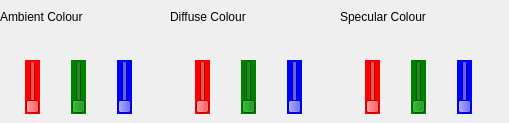
      <widget class="QWidget" name="colorTab">
       <attribute name="title">
        <string>Light Colours</string>
       </attribute>
       <widget class="QWidget" name="verticalLayoutWidget">
        <property name="geometry">
         <rect>
          <x>0</x>
          <y>10</y>
          <width>160</width>
          <height>104</height>
         </rect>
        </property>
        <layout class="QVBoxLayout" name="AmbientColorLayout">
         <item>
          <widget class="QLabel" name="label">
           <property name="text">
            <string>Ambient Colour</string>
           </property>
          </widget>
         </item>
         <item>
          <widget class="QWidget" name="colorWidget" native="true">
           <property name="minimumSize">
            <size>
             <width>0</width>
             <height>24</height>
            </size>
           </property>
           <property name="autoFillBackground">
            <bool>true</bool>
           </property>
          </widget>
         </item>
         <item>
          <layout class="QHBoxLayout" name="horizontalLayout_9">
           <item>
            <widget class="QSlider" name="redSlider">
             <property name="styleSheet">
              <string notr="true">background-color: red;
color: rgb(0, 0, 0);
handle-color: black;</string>
             </property>
             <property name="orientation">
              <enum>Qt::Vertical</enum>
             </property>
            </widget>
           </item>
           <item>
            <widget class="QSlider" name="greenSlider">
             <property name="styleSheet">
              <string notr="true">background-color: green</string>
             </property>
             <property name="orientation">
              <enum>Qt::Vertical</enum>
             </property>
            </widget>
           </item>
           <item>
            <widget class="QSlider" name="blueSlider">
             <property name="styleSheet">
              <string notr="true">background-color: blue</string>
             </property>
             <property name="orientation">
              <enum>Qt::Vertical</enum>
             </property>
            </widget>
           </item>
          </layout>
         </item>
        </layout>
       </widget>
       <widget class="QWidget" name="verticalLayoutWidget_2">
        <property name="geometry">
         <rect>
          <x>170</x>
          <y>10</y>
          <width>160</width>
          <height>104</height>
         </rect>
        </property>
        <layout class="QVBoxLayout" name="diffuseColorLayout">
         <item>
          <widget class="QLabel" name="label_2">
           <property name="text">
            <string>Diffuse Colour</string>
           </property>
          </widget>
         </item>
         <item>
          <widget class="QWidget" name="colorWidget2" native="true">
           <property name="minimumSize">
            <size>
             <width>0</width>
             <height>24</height>
            </size>
           </property>
           <property name="autoFillBackground">
            <bool>true</bool>
           </property>
          </widget>
         </item>
         <item>
          <layout class="QHBoxLayout" name="horizontalLayout_10">
           <item>
            <widget class="QSlider" name="redSliderDiffuse">
             <property name="styleSheet">
              <string notr="true">background-color: red;
color: rgb(0, 0, 0);
handle-color: black;</string>
             </property>
             <property name="orientation">
              <enum>Qt::Vertical</enum>
             </property>
            </widget>
           </item>
           <item>
            <widget class="QSlider" name="blueSliderDiffuse">
             <property name="styleSheet">
              <string notr="true">background-color: green</string>
             </property>
             <property name="orientation">
              <enum>Qt::Vertical</enum>
             </property>
            </widget>
           </item>
           <item>
            <widget class="QSlider" name="greenSliderDiffuse">
             <property name="styleSheet">
              <string notr="true">background-color: blue</string>
             </property>
             <property name="orientation">
              <enum>Qt::Vertical</enum>
             </property>
            </widget>
           </item>
          </layout>
         </item>
        </layout>
       </widget>
       <widget class="QWidget" name="verticalLayoutWidget_3">
        <property name="geometry">
         <rect>
          <x>340</x>
          <y>10</y>
          <width>160</width>
          <height>104</height>
         </rect>
        </property>
        <layout class="QVBoxLayout" name="diffuseColorLayout_2">
         <item>
          <widget class="QLabel" name="label_3">
           <property name="text">
            <string>Specular Colour</string>
           </property>
          </widget>
         </item>
         <item>
          <widget class="QWidget" name="colorWidget3" native="true">
           <property name="minimumSize">
            <size>
             <width>0</width>
             <height>24</height>
            </size>
           </property>
           <property name="autoFillBackground">
            <bool>true</bool>
           </property>
          </widget>
         </item>
         <item>
          <layout class="QHBoxLayout" name="horizontalLayout_11">
           <item>
            <widget class="QSlider" name="redSliderSpecular">
             <property name="styleSheet">
              <string notr="true">background-color: red;
color: rgb(0, 0, 0);
handle-color: black;</string>
             </property>
             <property name="orientation">
              <enum>Qt::Vertical</enum>
             </property>
            </widget>
           </item>
           <item>
            <widget class="QSlider" name="blueSliderSpecular">
             <property name="styleSheet">
              <string notr="true">background-color: green</string>
             </property>
             <property name="orientation">
              <enum>Qt::Vertical</enum>
             </property>
            </widget>
           </item>
           <item>
            <widget class="QSlider" name="greenSliderSpecular">
             <property name="styleSheet">
              <string notr="true">background-color: blue</string>
             </property>
             <property name="orientation">
              <enum>Qt::Vertical</enum>
             </property>
            </widget>
           </item>
          </layout>
         </item>
        </layout>
       </widget>
      </widget>
